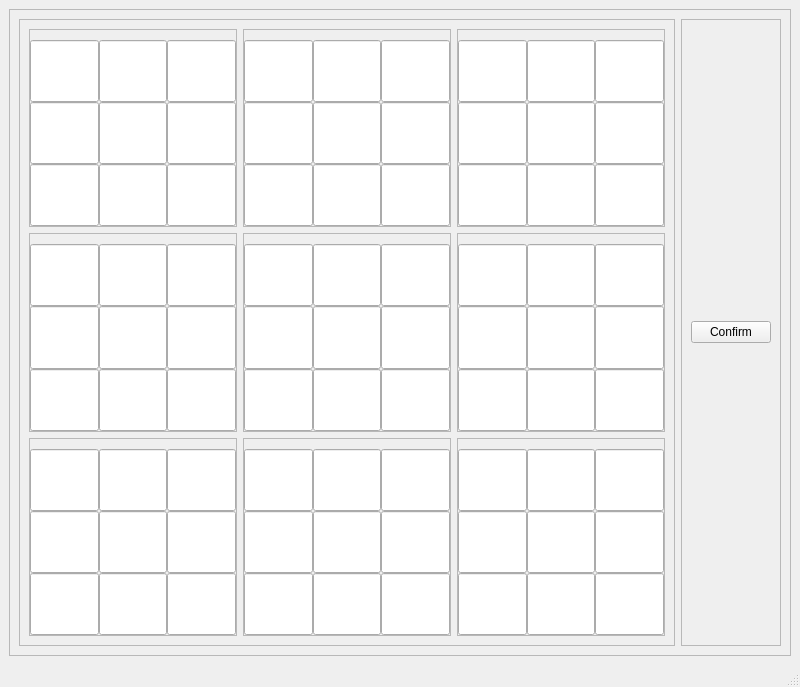
<?xml version="1.0" encoding="UTF-8"?>
<ui version="4.0">
 <class>MainWindow</class>
 <widget class="QMainWindow" name="MainWindow">
  <property name="geometry">
   <rect>
    <x>0</x>
    <y>0</y>
    <width>800</width>
    <height>687</height>
   </rect>
  </property>
  <property name="windowTitle">
   <string>MainWindow</string>
  </property>
  <widget class="QWidget" name="centralwidget">
   <layout class="QGridLayout" name="gridLayout">
    <item row="0" column="0">
     <widget class="QFrame" name="frame">
      <property name="frameShape">
       <enum>QFrame::StyledPanel</enum>
      </property>
      <property name="frameShadow">
       <enum>QFrame::Raised</enum>
      </property>
      <layout class="QGridLayout" name="gridLayout_2">
       <item row="0" column="0">
        <widget class="QFrame" name="frame_2">
         <property name="frameShape">
          <enum>QFrame::StyledPanel</enum>
         </property>
         <property name="frameShadow">
          <enum>QFrame::Raised</enum>
         </property>
         <layout class="QGridLayout" name="gridLayout_26">
          <item row="0" column="0">
           <widget class="QFrame" name="frame_3">
            <property name="frameShape">
             <enum>QFrame::StyledPanel</enum>
            </property>
            <property name="frameShadow">
             <enum>QFrame::Raised</enum>
            </property>
            <layout class="QGridLayout" name="gridLayout_3">
             <property name="leftMargin">
              <number>0</number>
             </property>
             <property name="topMargin">
              <number>10</number>
             </property>
             <property name="rightMargin">
              <number>0</number>
             </property>
             <property name="bottomMargin">
              <number>0</number>
             </property>
             <property name="spacing">
              <number>0</number>
             </property>
             <item row="0" column="0">
              <widget class="QLineEdit" name="cell_1_1">
               <property name="sizePolicy">
                <sizepolicy hsizetype="Expanding" vsizetype="Expanding">
                 <horstretch>0</horstretch>
                 <verstretch>0</verstretch>
                </sizepolicy>
               </property>
               <property name="text">
                <string/>
               </property>
              </widget>
             </item>
             <item row="0" column="1">
              <widget class="QLineEdit" name="cell_1_2">
               <property name="sizePolicy">
                <sizepolicy hsizetype="Expanding" vsizetype="Expanding">
                 <horstretch>0</horstretch>
                 <verstretch>0</verstretch>
                </sizepolicy>
               </property>
               <property name="text">
                <string/>
               </property>
              </widget>
             </item>
             <item row="1" column="1">
              <widget class="QLineEdit" name="cell_2_2">
               <property name="sizePolicy">
                <sizepolicy hsizetype="Expanding" vsizetype="Expanding">
                 <horstretch>0</horstretch>
                 <verstretch>0</verstretch>
                </sizepolicy>
               </property>
              </widget>
             </item>
             <item row="1" column="0">
              <widget class="QLineEdit" name="cell_2_1">
               <property name="sizePolicy">
                <sizepolicy hsizetype="Expanding" vsizetype="Expanding">
                 <horstretch>0</horstretch>
                 <verstretch>0</verstretch>
                </sizepolicy>
               </property>
              </widget>
             </item>
             <item row="2" column="0">
              <widget class="QLineEdit" name="cell_3_1">
               <property name="sizePolicy">
                <sizepolicy hsizetype="Expanding" vsizetype="Expanding">
                 <horstretch>0</horstretch>
                 <verstretch>0</verstretch>
                </sizepolicy>
               </property>
              </widget>
             </item>
             <item row="2" column="2">
              <widget class="QLineEdit" name="cell_3_3">
               <property name="sizePolicy">
                <sizepolicy hsizetype="Expanding" vsizetype="Expanding">
                 <horstretch>0</horstretch>
                 <verstretch>0</verstretch>
                </sizepolicy>
               </property>
              </widget>
             </item>
             <item row="2" column="1">
              <widget class="QLineEdit" name="cell_3_2">
               <property name="sizePolicy">
                <sizepolicy hsizetype="Expanding" vsizetype="Expanding">
                 <horstretch>0</horstretch>
                 <verstretch>0</verstretch>
                </sizepolicy>
               </property>
              </widget>
             </item>
             <item row="0" column="2">
              <widget class="QLineEdit" name="cell_1_3">
               <property name="sizePolicy">
                <sizepolicy hsizetype="Expanding" vsizetype="Expanding">
                 <horstretch>0</horstretch>
                 <verstretch>0</verstretch>
                </sizepolicy>
               </property>
              </widget>
             </item>
             <item row="1" column="2">
              <widget class="QLineEdit" name="cell_2_3">
               <property name="sizePolicy">
                <sizepolicy hsizetype="Expanding" vsizetype="Expanding">
                 <horstretch>0</horstretch>
                 <verstretch>0</verstretch>
                </sizepolicy>
               </property>
              </widget>
             </item>
            </layout>
           </widget>
          </item>
          <item row="0" column="1">
           <widget class="QFrame" name="frame_4">
            <property name="frameShape">
             <enum>QFrame::StyledPanel</enum>
            </property>
            <property name="frameShadow">
             <enum>QFrame::Raised</enum>
            </property>
            <layout class="QGridLayout" name="gridLayout_18">
             <property name="leftMargin">
              <number>0</number>
             </property>
             <property name="topMargin">
              <number>10</number>
             </property>
             <property name="rightMargin">
              <number>0</number>
             </property>
             <property name="bottomMargin">
              <number>0</number>
             </property>
             <property name="spacing">
              <number>0</number>
             </property>
             <item row="0" column="0">
              <widget class="QLineEdit" name="cell_1_4">
               <property name="sizePolicy">
                <sizepolicy hsizetype="Expanding" vsizetype="Expanding">
                 <horstretch>0</horstretch>
                 <verstretch>0</verstretch>
                </sizepolicy>
               </property>
              </widget>
             </item>
             <item row="0" column="1">
              <widget class="QLineEdit" name="cell_1_5">
               <property name="sizePolicy">
                <sizepolicy hsizetype="Expanding" vsizetype="Expanding">
                 <horstretch>0</horstretch>
                 <verstretch>0</verstretch>
                </sizepolicy>
               </property>
              </widget>
             </item>
             <item row="1" column="1">
              <widget class="QLineEdit" name="cell_2_5">
               <property name="sizePolicy">
                <sizepolicy hsizetype="Expanding" vsizetype="Expanding">
                 <horstretch>0</horstretch>
                 <verstretch>0</verstretch>
                </sizepolicy>
               </property>
              </widget>
             </item>
             <item row="1" column="0">
              <widget class="QLineEdit" name="cell_2_4">
               <property name="sizePolicy">
                <sizepolicy hsizetype="Expanding" vsizetype="Expanding">
                 <horstretch>0</horstretch>
                 <verstretch>0</verstretch>
                </sizepolicy>
               </property>
              </widget>
             </item>
             <item row="2" column="0">
              <widget class="QLineEdit" name="cell_3_4">
               <property name="sizePolicy">
                <sizepolicy hsizetype="Expanding" vsizetype="Expanding">
                 <horstretch>0</horstretch>
                 <verstretch>0</verstretch>
                </sizepolicy>
               </property>
              </widget>
             </item>
             <item row="2" column="2">
              <widget class="QLineEdit" name="cell_3_6">
               <property name="sizePolicy">
                <sizepolicy hsizetype="Expanding" vsizetype="Expanding">
                 <horstretch>0</horstretch>
                 <verstretch>0</verstretch>
                </sizepolicy>
               </property>
              </widget>
             </item>
             <item row="2" column="1">
              <widget class="QLineEdit" name="cell_3_5">
               <property name="sizePolicy">
                <sizepolicy hsizetype="Expanding" vsizetype="Expanding">
                 <horstretch>0</horstretch>
                 <verstretch>0</verstretch>
                </sizepolicy>
               </property>
              </widget>
             </item>
             <item row="0" column="2">
              <widget class="QLineEdit" name="cell_1_6">
               <property name="sizePolicy">
                <sizepolicy hsizetype="Expanding" vsizetype="Expanding">
                 <horstretch>0</horstretch>
                 <verstretch>0</verstretch>
                </sizepolicy>
               </property>
              </widget>
             </item>
             <item row="1" column="2">
              <widget class="QLineEdit" name="cell_2_6">
               <property name="sizePolicy">
                <sizepolicy hsizetype="Expanding" vsizetype="Expanding">
                 <horstretch>0</horstretch>
                 <verstretch>0</verstretch>
                </sizepolicy>
               </property>
              </widget>
             </item>
            </layout>
           </widget>
          </item>
          <item row="0" column="2">
           <widget class="QFrame" name="frame_5">
            <property name="frameShape">
             <enum>QFrame::StyledPanel</enum>
            </property>
            <property name="frameShadow">
             <enum>QFrame::Raised</enum>
            </property>
            <layout class="QGridLayout" name="gridLayout_19">
             <property name="leftMargin">
              <number>0</number>
             </property>
             <property name="topMargin">
              <number>10</number>
             </property>
             <property name="rightMargin">
              <number>0</number>
             </property>
             <property name="bottomMargin">
              <number>0</number>
             </property>
             <property name="spacing">
              <number>0</number>
             </property>
             <item row="0" column="0">
              <widget class="QLineEdit" name="cell_1_7">
               <property name="sizePolicy">
                <sizepolicy hsizetype="Expanding" vsizetype="Expanding">
                 <horstretch>0</horstretch>
                 <verstretch>0</verstretch>
                </sizepolicy>
               </property>
              </widget>
             </item>
             <item row="0" column="1">
              <widget class="QLineEdit" name="cell_1_8">
               <property name="sizePolicy">
                <sizepolicy hsizetype="Expanding" vsizetype="Expanding">
                 <horstretch>0</horstretch>
                 <verstretch>0</verstretch>
                </sizepolicy>
               </property>
              </widget>
             </item>
             <item row="1" column="1">
              <widget class="QLineEdit" name="cell_2_8">
               <property name="sizePolicy">
                <sizepolicy hsizetype="Expanding" vsizetype="Expanding">
                 <horstretch>0</horstretch>
                 <verstretch>0</verstretch>
                </sizepolicy>
               </property>
              </widget>
             </item>
             <item row="1" column="0">
              <widget class="QLineEdit" name="cell_2_7">
               <property name="sizePolicy">
                <sizepolicy hsizetype="Expanding" vsizetype="Expanding">
                 <horstretch>0</horstretch>
                 <verstretch>0</verstretch>
                </sizepolicy>
               </property>
              </widget>
             </item>
             <item row="2" column="0">
              <widget class="QLineEdit" name="cell_3_7">
               <property name="sizePolicy">
                <sizepolicy hsizetype="Expanding" vsizetype="Expanding">
                 <horstretch>0</horstretch>
                 <verstretch>0</verstretch>
                </sizepolicy>
               </property>
              </widget>
             </item>
             <item row="2" column="1">
              <widget class="QLineEdit" name="cell_3_8">
               <property name="sizePolicy">
                <sizepolicy hsizetype="Expanding" vsizetype="Expanding">
                 <horstretch>0</horstretch>
                 <verstretch>0</verstretch>
                </sizepolicy>
               </property>
              </widget>
             </item>
             <item row="2" column="2">
              <widget class="QLineEdit" name="cell_3_9">
               <property name="sizePolicy">
                <sizepolicy hsizetype="Expanding" vsizetype="Expanding">
                 <horstretch>0</horstretch>
                 <verstretch>0</verstretch>
                </sizepolicy>
               </property>
              </widget>
             </item>
             <item row="1" column="2">
              <widget class="QLineEdit" name="cell_2_9">
               <property name="sizePolicy">
                <sizepolicy hsizetype="Expanding" vsizetype="Expanding">
                 <horstretch>0</horstretch>
                 <verstretch>0</verstretch>
                </sizepolicy>
               </property>
              </widget>
             </item>
             <item row="0" column="2">
              <widget class="QLineEdit" name="cell_1_9">
               <property name="sizePolicy">
                <sizepolicy hsizetype="Expanding" vsizetype="Expanding">
                 <horstretch>0</horstretch>
                 <verstretch>0</verstretch>
                </sizepolicy>
               </property>
              </widget>
             </item>
            </layout>
           </widget>
          </item>
          <item row="1" column="0">
           <widget class="QFrame" name="frame_6">
            <property name="frameShape">
             <enum>QFrame::StyledPanel</enum>
            </property>
            <property name="frameShadow">
             <enum>QFrame::Raised</enum>
            </property>
            <layout class="QGridLayout" name="gridLayout_20">
             <property name="leftMargin">
              <number>0</number>
             </property>
             <property name="topMargin">
              <number>10</number>
             </property>
             <property name="rightMargin">
              <number>0</number>
             </property>
             <property name="bottomMargin">
              <number>0</number>
             </property>
             <property name="spacing">
              <number>0</number>
             </property>
             <item row="0" column="0">
              <widget class="QLineEdit" name="cell_4_1">
               <property name="sizePolicy">
                <sizepolicy hsizetype="Expanding" vsizetype="Expanding">
                 <horstretch>0</horstretch>
                 <verstretch>0</verstretch>
                </sizepolicy>
               </property>
              </widget>
             </item>
             <item row="0" column="1">
              <widget class="QLineEdit" name="cell_4_2">
               <property name="sizePolicy">
                <sizepolicy hsizetype="Expanding" vsizetype="Expanding">
                 <horstretch>0</horstretch>
                 <verstretch>0</verstretch>
                </sizepolicy>
               </property>
              </widget>
             </item>
             <item row="1" column="1">
              <widget class="QLineEdit" name="cell_5_2">
               <property name="sizePolicy">
                <sizepolicy hsizetype="Expanding" vsizetype="Expanding">
                 <horstretch>0</horstretch>
                 <verstretch>0</verstretch>
                </sizepolicy>
               </property>
              </widget>
             </item>
             <item row="1" column="0">
              <widget class="QLineEdit" name="cell_5_1">
               <property name="sizePolicy">
                <sizepolicy hsizetype="Expanding" vsizetype="Expanding">
                 <horstretch>0</horstretch>
                 <verstretch>0</verstretch>
                </sizepolicy>
               </property>
              </widget>
             </item>
             <item row="2" column="0">
              <widget class="QLineEdit" name="cell_6_1">
               <property name="sizePolicy">
                <sizepolicy hsizetype="Expanding" vsizetype="Expanding">
                 <horstretch>0</horstretch>
                 <verstretch>0</verstretch>
                </sizepolicy>
               </property>
              </widget>
             </item>
             <item row="2" column="2">
              <widget class="QLineEdit" name="cell_6_3">
               <property name="sizePolicy">
                <sizepolicy hsizetype="Expanding" vsizetype="Expanding">
                 <horstretch>0</horstretch>
                 <verstretch>0</verstretch>
                </sizepolicy>
               </property>
              </widget>
             </item>
             <item row="2" column="1">
              <widget class="QLineEdit" name="cell_6_2">
               <property name="sizePolicy">
                <sizepolicy hsizetype="Expanding" vsizetype="Expanding">
                 <horstretch>0</horstretch>
                 <verstretch>0</verstretch>
                </sizepolicy>
               </property>
              </widget>
             </item>
             <item row="0" column="2">
              <widget class="QLineEdit" name="cell_4_3">
               <property name="sizePolicy">
                <sizepolicy hsizetype="Expanding" vsizetype="Expanding">
                 <horstretch>0</horstretch>
                 <verstretch>0</verstretch>
                </sizepolicy>
               </property>
              </widget>
             </item>
             <item row="1" column="2">
              <widget class="QLineEdit" name="cell_5_3">
               <property name="sizePolicy">
                <sizepolicy hsizetype="Expanding" vsizetype="Expanding">
                 <horstretch>0</horstretch>
                 <verstretch>0</verstretch>
                </sizepolicy>
               </property>
              </widget>
             </item>
            </layout>
           </widget>
          </item>
          <item row="1" column="1">
           <widget class="QFrame" name="frame_7">
            <property name="frameShape">
             <enum>QFrame::StyledPanel</enum>
            </property>
            <property name="frameShadow">
             <enum>QFrame::Raised</enum>
            </property>
            <layout class="QGridLayout" name="gridLayout_21">
             <property name="leftMargin">
              <number>0</number>
             </property>
             <property name="topMargin">
              <number>10</number>
             </property>
             <property name="rightMargin">
              <number>0</number>
             </property>
             <property name="bottomMargin">
              <number>0</number>
             </property>
             <property name="spacing">
              <number>0</number>
             </property>
             <item row="0" column="0">
              <widget class="QLineEdit" name="cell_4_4">
               <property name="sizePolicy">
                <sizepolicy hsizetype="Expanding" vsizetype="Expanding">
                 <horstretch>0</horstretch>
                 <verstretch>0</verstretch>
                </sizepolicy>
               </property>
              </widget>
             </item>
             <item row="0" column="1">
              <widget class="QLineEdit" name="cell_4_5">
               <property name="sizePolicy">
                <sizepolicy hsizetype="Expanding" vsizetype="Expanding">
                 <horstretch>0</horstretch>
                 <verstretch>0</verstretch>
                </sizepolicy>
               </property>
              </widget>
             </item>
             <item row="1" column="1">
              <widget class="QLineEdit" name="cell_5_5">
               <property name="sizePolicy">
                <sizepolicy hsizetype="Expanding" vsizetype="Expanding">
                 <horstretch>0</horstretch>
                 <verstretch>0</verstretch>
                </sizepolicy>
               </property>
              </widget>
             </item>
             <item row="1" column="0">
              <widget class="QLineEdit" name="cell_5_4">
               <property name="sizePolicy">
                <sizepolicy hsizetype="Expanding" vsizetype="Expanding">
                 <horstretch>0</horstretch>
                 <verstretch>0</verstretch>
                </sizepolicy>
               </property>
              </widget>
             </item>
             <item row="2" column="0">
              <widget class="QLineEdit" name="cell_6_4">
               <property name="sizePolicy">
                <sizepolicy hsizetype="Expanding" vsizetype="Expanding">
                 <horstretch>0</horstretch>
                 <verstretch>0</verstretch>
                </sizepolicy>
               </property>
              </widget>
             </item>
             <item row="2" column="2">
              <widget class="QLineEdit" name="cell_6_6">
               <property name="sizePolicy">
                <sizepolicy hsizetype="Expanding" vsizetype="Expanding">
                 <horstretch>0</horstretch>
                 <verstretch>0</verstretch>
                </sizepolicy>
               </property>
              </widget>
             </item>
             <item row="2" column="1">
              <widget class="QLineEdit" name="cell_6_5">
               <property name="sizePolicy">
                <sizepolicy hsizetype="Expanding" vsizetype="Expanding">
                 <horstretch>0</horstretch>
                 <verstretch>0</verstretch>
                </sizepolicy>
               </property>
              </widget>
             </item>
             <item row="0" column="2">
              <widget class="QLineEdit" name="cell_4_6">
               <property name="sizePolicy">
                <sizepolicy hsizetype="Expanding" vsizetype="Expanding">
                 <horstretch>0</horstretch>
                 <verstretch>0</verstretch>
                </sizepolicy>
               </property>
              </widget>
             </item>
             <item row="1" column="2">
              <widget class="QLineEdit" name="cell_5_6">
               <property name="sizePolicy">
                <sizepolicy hsizetype="Expanding" vsizetype="Expanding">
                 <horstretch>0</horstretch>
                 <verstretch>0</verstretch>
                </sizepolicy>
               </property>
              </widget>
             </item>
            </layout>
           </widget>
          </item>
          <item row="1" column="2">
           <widget class="QFrame" name="frame_8">
            <property name="frameShape">
             <enum>QFrame::StyledPanel</enum>
            </property>
            <property name="frameShadow">
             <enum>QFrame::Raised</enum>
            </property>
            <layout class="QGridLayout" name="gridLayout_22">
             <property name="leftMargin">
              <number>0</number>
             </property>
             <property name="topMargin">
              <number>10</number>
             </property>
             <property name="rightMargin">
              <number>0</number>
             </property>
             <property name="bottomMargin">
              <number>0</number>
             </property>
             <property name="spacing">
              <number>0</number>
             </property>
             <item row="0" column="0">
              <widget class="QLineEdit" name="cell_4_7">
               <property name="sizePolicy">
                <sizepolicy hsizetype="Expanding" vsizetype="Expanding">
                 <horstretch>0</horstretch>
                 <verstretch>0</verstretch>
                </sizepolicy>
               </property>
              </widget>
             </item>
             <item row="0" column="1">
              <widget class="QLineEdit" name="cell_4_8">
               <property name="sizePolicy">
                <sizepolicy hsizetype="Expanding" vsizetype="Expanding">
                 <horstretch>0</horstretch>
                 <verstretch>0</verstretch>
                </sizepolicy>
               </property>
              </widget>
             </item>
             <item row="1" column="1">
              <widget class="QLineEdit" name="cell_5_8">
               <property name="sizePolicy">
                <sizepolicy hsizetype="Expanding" vsizetype="Expanding">
                 <horstretch>0</horstretch>
                 <verstretch>0</verstretch>
                </sizepolicy>
               </property>
              </widget>
             </item>
             <item row="1" column="0">
              <widget class="QLineEdit" name="cell_5_7">
               <property name="sizePolicy">
                <sizepolicy hsizetype="Expanding" vsizetype="Expanding">
                 <horstretch>0</horstretch>
                 <verstretch>0</verstretch>
                </sizepolicy>
               </property>
              </widget>
             </item>
             <item row="2" column="0">
              <widget class="QLineEdit" name="cell_6_7">
               <property name="sizePolicy">
                <sizepolicy hsizetype="Expanding" vsizetype="Expanding">
                 <horstretch>0</horstretch>
                 <verstretch>0</verstretch>
                </sizepolicy>
               </property>
              </widget>
             </item>
             <item row="2" column="2">
              <widget class="QLineEdit" name="cell_6_9">
               <property name="sizePolicy">
                <sizepolicy hsizetype="Expanding" vsizetype="Expanding">
                 <horstretch>0</horstretch>
                 <verstretch>0</verstretch>
                </sizepolicy>
               </property>
              </widget>
             </item>
             <item row="2" column="1">
              <widget class="QLineEdit" name="cell_6_8">
               <property name="sizePolicy">
                <sizepolicy hsizetype="Expanding" vsizetype="Expanding">
                 <horstretch>0</horstretch>
                 <verstretch>0</verstretch>
                </sizepolicy>
               </property>
              </widget>
             </item>
             <item row="0" column="2">
              <widget class="QLineEdit" name="cell_4_9">
               <property name="sizePolicy">
                <sizepolicy hsizetype="Expanding" vsizetype="Expanding">
                 <horstretch>0</horstretch>
                 <verstretch>0</verstretch>
                </sizepolicy>
               </property>
              </widget>
             </item>
             <item row="1" column="2">
              <widget class="QLineEdit" name="cell_5_9">
               <property name="sizePolicy">
                <sizepolicy hsizetype="Expanding" vsizetype="Expanding">
                 <horstretch>0</horstretch>
                 <verstretch>0</verstretch>
                </sizepolicy>
               </property>
              </widget>
             </item>
            </layout>
           </widget>
          </item>
          <item row="2" column="0">
           <widget class="QFrame" name="frame_9">
            <property name="frameShape">
             <enum>QFrame::StyledPanel</enum>
            </property>
            <property name="frameShadow">
             <enum>QFrame::Raised</enum>
            </property>
            <layout class="QGridLayout" name="gridLayout_23">
             <property name="leftMargin">
              <number>0</number>
             </property>
             <property name="topMargin">
              <number>10</number>
             </property>
             <property name="rightMargin">
              <number>0</number>
             </property>
             <property name="bottomMargin">
              <number>0</number>
             </property>
             <property name="spacing">
              <number>0</number>
             </property>
             <item row="0" column="0">
              <widget class="QLineEdit" name="cell_7_1">
               <property name="sizePolicy">
                <sizepolicy hsizetype="Expanding" vsizetype="Expanding">
                 <horstretch>0</horstretch>
                 <verstretch>0</verstretch>
                </sizepolicy>
               </property>
              </widget>
             </item>
             <item row="0" column="1">
              <widget class="QLineEdit" name="cell_7_2">
               <property name="sizePolicy">
                <sizepolicy hsizetype="Expanding" vsizetype="Expanding">
                 <horstretch>0</horstretch>
                 <verstretch>0</verstretch>
                </sizepolicy>
               </property>
              </widget>
             </item>
             <item row="1" column="1">
              <widget class="QLineEdit" name="cell_8_2">
               <property name="sizePolicy">
                <sizepolicy hsizetype="Expanding" vsizetype="Expanding">
                 <horstretch>0</horstretch>
                 <verstretch>0</verstretch>
                </sizepolicy>
               </property>
              </widget>
             </item>
             <item row="1" column="0">
              <widget class="QLineEdit" name="cell_8_1">
               <property name="sizePolicy">
                <sizepolicy hsizetype="Expanding" vsizetype="Expanding">
                 <horstretch>0</horstretch>
                 <verstretch>0</verstretch>
                </sizepolicy>
               </property>
              </widget>
             </item>
             <item row="2" column="0">
              <widget class="QLineEdit" name="cell_9_1">
               <property name="sizePolicy">
                <sizepolicy hsizetype="Expanding" vsizetype="Expanding">
                 <horstretch>0</horstretch>
                 <verstretch>0</verstretch>
                </sizepolicy>
               </property>
              </widget>
             </item>
             <item row="2" column="2">
              <widget class="QLineEdit" name="cell_9_3">
               <property name="sizePolicy">
                <sizepolicy hsizetype="Expanding" vsizetype="Expanding">
                 <horstretch>0</horstretch>
                 <verstretch>0</verstretch>
                </sizepolicy>
               </property>
              </widget>
             </item>
             <item row="2" column="1">
              <widget class="QLineEdit" name="cell_9_2">
               <property name="sizePolicy">
                <sizepolicy hsizetype="Expanding" vsizetype="Expanding">
                 <horstretch>0</horstretch>
                 <verstretch>0</verstretch>
                </sizepolicy>
               </property>
              </widget>
             </item>
             <item row="0" column="2">
              <widget class="QLineEdit" name="cell_7_3">
               <property name="sizePolicy">
                <sizepolicy hsizetype="Expanding" vsizetype="Expanding">
                 <horstretch>0</horstretch>
                 <verstretch>0</verstretch>
                </sizepolicy>
               </property>
              </widget>
             </item>
             <item row="1" column="2">
              <widget class="QLineEdit" name="cell_8_3">
               <property name="sizePolicy">
                <sizepolicy hsizetype="Expanding" vsizetype="Expanding">
                 <horstretch>0</horstretch>
                 <verstretch>0</verstretch>
                </sizepolicy>
               </property>
              </widget>
             </item>
            </layout>
           </widget>
          </item>
          <item row="2" column="1">
           <widget class="QFrame" name="frame_10">
            <property name="frameShape">
             <enum>QFrame::StyledPanel</enum>
            </property>
            <property name="frameShadow">
             <enum>QFrame::Raised</enum>
            </property>
            <layout class="QGridLayout" name="gridLayout_24">
             <property name="leftMargin">
              <number>0</number>
             </property>
             <property name="topMargin">
              <number>10</number>
             </property>
             <property name="rightMargin">
              <number>0</number>
             </property>
             <property name="bottomMargin">
              <number>0</number>
             </property>
             <property name="spacing">
              <number>0</number>
             </property>
             <item row="0" column="0">
              <widget class="QLineEdit" name="cell_7_4">
               <property name="sizePolicy">
                <sizepolicy hsizetype="Expanding" vsizetype="Expanding">
                 <horstretch>0</horstretch>
                 <verstretch>0</verstretch>
                </sizepolicy>
               </property>
              </widget>
             </item>
             <item row="0" column="1">
              <widget class="QLineEdit" name="cell_7_5">
               <property name="sizePolicy">
                <sizepolicy hsizetype="Expanding" vsizetype="Expanding">
                 <horstretch>0</horstretch>
                 <verstretch>0</verstretch>
                </sizepolicy>
               </property>
              </widget>
             </item>
             <item row="1" column="1">
              <widget class="QLineEdit" name="cell_8_5">
               <property name="sizePolicy">
                <sizepolicy hsizetype="Expanding" vsizetype="Expanding">
                 <horstretch>0</horstretch>
                 <verstretch>0</verstretch>
                </sizepolicy>
               </property>
              </widget>
             </item>
             <item row="1" column="0">
              <widget class="QLineEdit" name="cell_8_4">
               <property name="sizePolicy">
                <sizepolicy hsizetype="Expanding" vsizetype="Expanding">
                 <horstretch>0</horstretch>
                 <verstretch>0</verstretch>
                </sizepolicy>
               </property>
              </widget>
             </item>
             <item row="2" column="0">
              <widget class="QLineEdit" name="cell_9_4">
               <property name="sizePolicy">
                <sizepolicy hsizetype="Expanding" vsizetype="Expanding">
                 <horstretch>0</horstretch>
                 <verstretch>0</verstretch>
                </sizepolicy>
               </property>
              </widget>
             </item>
             <item row="2" column="2">
              <widget class="QLineEdit" name="cell_9_6">
               <property name="sizePolicy">
                <sizepolicy hsizetype="Expanding" vsizetype="Expanding">
                 <horstretch>0</horstretch>
                 <verstretch>0</verstretch>
                </sizepolicy>
               </property>
              </widget>
             </item>
             <item row="2" column="1">
              <widget class="QLineEdit" name="cell_9_5">
               <property name="sizePolicy">
                <sizepolicy hsizetype="Expanding" vsizetype="Expanding">
                 <horstretch>0</horstretch>
                 <verstretch>0</verstretch>
                </sizepolicy>
               </property>
              </widget>
             </item>
             <item row="0" column="2">
              <widget class="QLineEdit" name="cell_7_6">
               <property name="sizePolicy">
                <sizepolicy hsizetype="Expanding" vsizetype="Expanding">
                 <horstretch>0</horstretch>
                 <verstretch>0</verstretch>
                </sizepolicy>
               </property>
              </widget>
             </item>
             <item row="1" column="2">
              <widget class="QLineEdit" name="cell_8_6">
               <property name="sizePolicy">
                <sizepolicy hsizetype="Expanding" vsizetype="Expanding">
                 <horstretch>0</horstretch>
                 <verstretch>0</verstretch>
                </sizepolicy>
               </property>
              </widget>
             </item>
            </layout>
           </widget>
          </item>
          <item row="2" column="2">
           <widget class="QFrame" name="frame_11">
            <property name="frameShape">
             <enum>QFrame::StyledPanel</enum>
            </property>
            <property name="frameShadow">
             <enum>QFrame::Raised</enum>
            </property>
            <layout class="QGridLayout" name="gridLayout_25">
             <property name="leftMargin">
              <number>0</number>
             </property>
             <property name="topMargin">
              <number>10</number>
             </property>
             <property name="rightMargin">
              <number>0</number>
             </property>
             <property name="bottomMargin">
              <number>0</number>
             </property>
             <property name="spacing">
              <number>0</number>
             </property>
             <item row="0" column="0">
              <widget class="QLineEdit" name="cell_7_7">
               <property name="sizePolicy">
                <sizepolicy hsizetype="Expanding" vsizetype="Expanding">
                 <horstretch>0</horstretch>
                 <verstretch>0</verstretch>
                </sizepolicy>
               </property>
              </widget>
             </item>
             <item row="0" column="1">
              <widget class="QLineEdit" name="cell_7_8">
               <property name="sizePolicy">
                <sizepolicy hsizetype="Expanding" vsizetype="Expanding">
                 <horstretch>0</horstretch>
                 <verstretch>0</verstretch>
                </sizepolicy>
               </property>
              </widget>
             </item>
             <item row="1" column="1">
              <widget class="QLineEdit" name="cell_8_8">
               <property name="sizePolicy">
                <sizepolicy hsizetype="Expanding" vsizetype="Expanding">
                 <horstretch>0</horstretch>
                 <verstretch>0</verstretch>
                </sizepolicy>
               </property>
              </widget>
             </item>
             <item row="1" column="0">
              <widget class="QLineEdit" name="cell_8_7">
               <property name="sizePolicy">
                <sizepolicy hsizetype="Expanding" vsizetype="Expanding">
                 <horstretch>0</horstretch>
                 <verstretch>0</verstretch>
                </sizepolicy>
               </property>
              </widget>
             </item>
             <item row="2" column="0">
              <widget class="QLineEdit" name="cell_9_7">
               <property name="sizePolicy">
                <sizepolicy hsizetype="Expanding" vsizetype="Expanding">
                 <horstretch>0</horstretch>
                 <verstretch>0</verstretch>
                </sizepolicy>
               </property>
              </widget>
             </item>
             <item row="2" column="2">
              <widget class="QLineEdit" name="cell_9_9">
               <property name="sizePolicy">
                <sizepolicy hsizetype="Expanding" vsizetype="Expanding">
                 <horstretch>0</horstretch>
                 <verstretch>0</verstretch>
                </sizepolicy>
               </property>
              </widget>
             </item>
             <item row="2" column="1">
              <widget class="QLineEdit" name="cell_9_8">
               <property name="sizePolicy">
                <sizepolicy hsizetype="Expanding" vsizetype="Expanding">
                 <horstretch>0</horstretch>
                 <verstretch>0</verstretch>
                </sizepolicy>
               </property>
              </widget>
             </item>
             <item row="0" column="2">
              <widget class="QLineEdit" name="cell_7_9">
               <property name="sizePolicy">
                <sizepolicy hsizetype="Expanding" vsizetype="Expanding">
                 <horstretch>0</horstretch>
                 <verstretch>0</verstretch>
                </sizepolicy>
               </property>
              </widget>
             </item>
             <item row="1" column="2">
              <widget class="QLineEdit" name="cell_8_9">
               <property name="sizePolicy">
                <sizepolicy hsizetype="Expanding" vsizetype="Expanding">
                 <horstretch>0</horstretch>
                 <verstretch>0</verstretch>
                </sizepolicy>
               </property>
              </widget>
             </item>
            </layout>
           </widget>
          </item>
         </layout>
        </widget>
       </item>
       <item row="0" column="1">
        <widget class="QFrame" name="frame_12">
         <property name="frameShape">
          <enum>QFrame::StyledPanel</enum>
         </property>
         <property name="frameShadow">
          <enum>QFrame::Raised</enum>
         </property>
         <layout class="QGridLayout" name="gridLayout_27">
          <item row="0" column="0">
           <widget class="QPushButton" name="confirm_button">
            <property name="text">
             <string>Confirm</string>
            </property>
           </widget>
          </item>
         </layout>
        </widget>
       </item>
      </layout>
     </widget>
    </item>
   </layout>
  </widget>
  <widget class="QMenuBar" name="menubar">
   <property name="geometry">
    <rect>
     <x>0</x>
     <y>0</y>
     <width>800</width>
     <height>22</height>
    </rect>
   </property>
  </widget>
  <widget class="QStatusBar" name="statusbar"/>
 </widget>
 <resources/>
 <connections/>
</ui>
